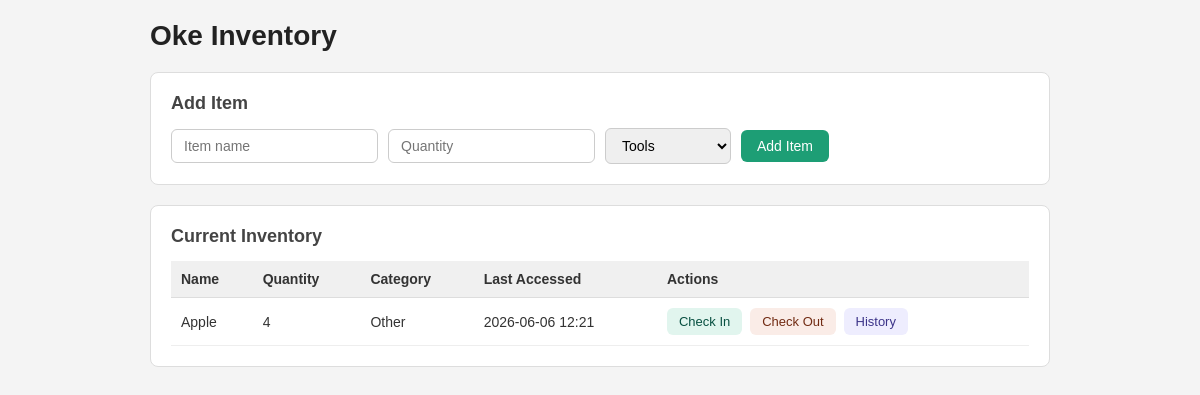
Before: / with the older database file.
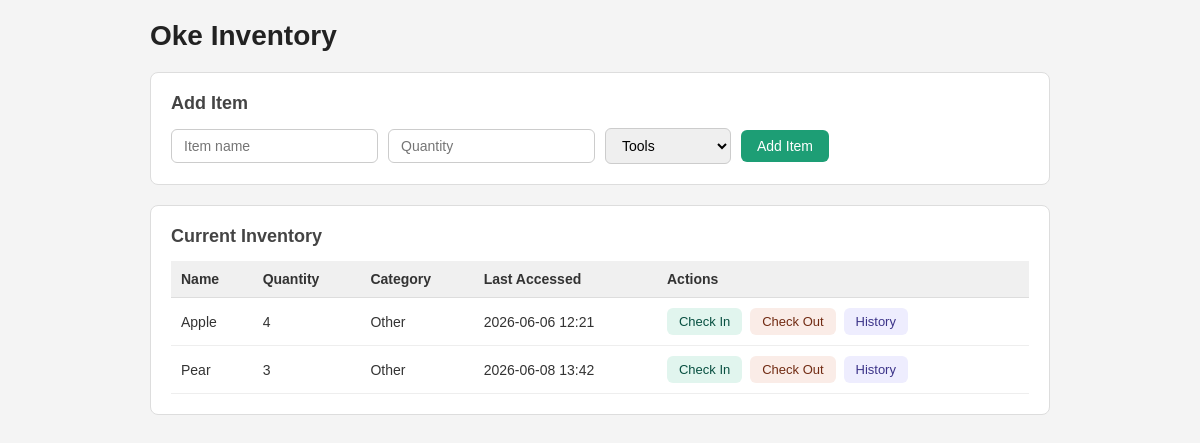
After: the same page with the newer database file.
### tables this page shows
CREATE TABLE items (
                id INTEGER PRIMARY KEY AUTOINCREMENT,
                name TEXT NOT NULL UNIQUE,
                quantity INTEGER NOT NULL,
                category TEXT NOT NULL,
                last_accessed TEXT NOT NULL
            );

### routes.py (the view)
@bp.route("/")
def index():
    try:
        items = get_all_items()
        return render_template("index.html", items=items)
    except Exception as e:
        print(f"  Error loading inventory: {e}")
        return render_template("index.html", items=[])

### db.py (called while the page is built)
def get_connection():
    return sqlite3.connect(DB_FILE)

def get_all_items():
    try:
        with get_connection() as conn:
            rows = conn.execute(
                "SELECT name, quantity, category, last_accessed FROM items"
            ).fetchall()
        return [Item.from_dict({
            "name": r[0], "quantity": r[1],
            "category": r[2], "last_accessed": r[3]
        }) for r in rows]
    except Exception as e:
        print(f"  Error fetching items: {e}")
        return []

### item.py (called while the page is built)
    @classmethod
    def from_dict(cls,data):
        item = cls(data["name"], data["quantity"], data["category"])
        item.last_accessed = datetime.strptime(data["last_accessed"], '%Y-%m-%d %H:%M')
        return item

### templates/index.html (shortened to what this page needs)
<!DOCTYPE html>
<html lang="en">
<head>
    <link rel="stylesheet" href="{{ url_for('static', filename='style.css') }}">
</head>
<body>
  <div class="container">
    <h1>Oke Inventory</h1>
    <div class="card">
      <h2>Add Item</h2>
      <form action="/add" method="POST">
        <input type="text" name="name" placeholder="Item name" required />
        <input type="number" name="quantity" placeholder="Quantity" min="0" required />
        <select name="category">
          <option value="Tools">Tools</option>
        </select>
        <button type="submit">Add Item</button>
      </form>
    </div>
    <div class="card">
      <h2>Current Inventory</h2>
      {% if items %}
      <table>
        <thead>
          <tr>
            <th>Name</th>
            <th>Quantity</th>
            <th>Category</th>
            <th>Last Accessed</th>
            <th>Actions</th>
          </tr>
        </thead>
        <tbody>
          {% for item in items %}
          <tr>
            <td>{{ item.name }}</td>
            <td>{{ item.quantity }}</td>
            <td>{{ item.category }}</td>
            <td>{{ item.last_accessed.strftime('%Y-%m-%d %H:%M') }}</td>
            <td>
              <a class="btn btn-in" href="/checkin/{{ item.name }}">Check In</a>
              <a class="btn btn-out" href="/checkout/{{ item.name }}">Check Out</a>
              <a class="btn btn-history" href="/history/{{ item.name }}">History</a>
            </td>
          </tr>
          {% endfor %}
        </tbody>
      </table>
      {% else %}
        <p>No items in inventory yet.</p>
      {% endif %}
    </div>
  </div>
</body>
</html>

### static/style.css (style rules this page uses)
* { box-sizing: border-box; margin: 0; padding: 0; }
body { font-family: sans-serif; background: #f4f4f4; color: #333; padding: 20px; }
.container { max-width: 900px; margin: 0 auto; }
h1 { font-size: 28px; margin-bottom: 20px; color: #222; }
h2 { font-size: 18px; margin-bottom: 14px; color: #444; }
.card { background: white; border-radius: 8px; padding: 20px; margin-bottom: 20px; border: 1px solid #ddd; }
form { display: flex; gap: 10px; flex-wrap: wrap; align-items: center; }
input, select { padding: 8px 12px; border: 1px solid #ccc; border-radius: 6px; font-size: 14px; }
table { width: 100%; border-collapse: collapse; font-size: 14px; }
th { text-align: left; padding: 10px; background: #f0f0f0; border-bottom: 1px solid #ddd; }
td { padding: 10px; border-bottom: 1px solid #eee; }
.btn { display: inline-block; padding: 6px 12px; border-radius: 6px; font-size: 13px; text-decoration: none; margin-right: 4px; font-weight: 500; }
.btn-in { background: #e1f5ee; color: #085041; }
.btn-out { background: #faece7; color: #712b13; }
.btn-history { background: #eeedfe; color: #3c3489; }
button[type="submit"] { padding: 8px 16px; background: #1D9E75; color: white; border: none; border-radius: 6px; font-size: 14px; cursor: pointer; }

Changed rows visible on the page:
added items: name "Pear", quantity "3", category "Other", last_accessed "2026-06-08 13:42"
